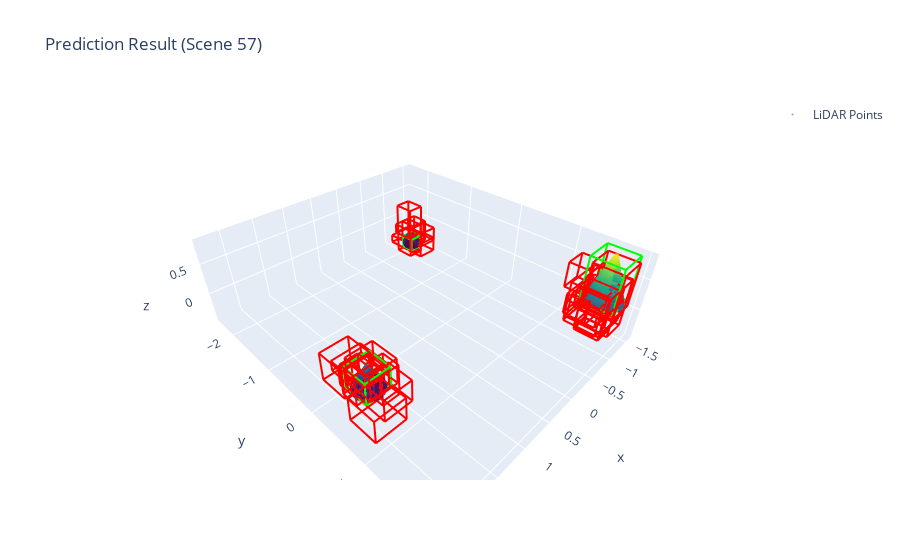

Notebook source saved alongside this figure:
### Code cell
import plotly.graph_objects as go

def visualize_results(model, dataset):
    model.eval()
    # Случайная сцена
    idx = np.random.randint(0, len(dataset))
    pts, gt_boxes = dataset[idx]
    
    # Инференс
    with torch.no_grad():
        hm, reg = model([pts])
        pred_boxes = decode_predictions(hm, reg, CONFIG, score_thresh=0.4)[0]
    
    fig = go.Figure()
    
    # Точки
    p_np = pts.numpy()
    fig.add_trace(go.Scatter3d(
        x=p_np[:,0], y=p_np[:,1], z=p_np[:,2],
        mode='markers',
        marker=dict(size=2, color=p_np[:,2], colorscale='Viridis', opacity=0.5),
        name='LiDAR Points'
    ))
    
    # Функция рисования бокса
    def add_box(box, color, name):
        x, y, z, w, l, h = box[:6]
        dx, dy, dz = w/2, l/2, h/2
        # Углы
        corners = np.array([
            [-dx, -dy, -dz], [dx, -dy, -dz], [dx, dy, -dz], [-dx, dy, -dz],
            [-dx, -dy, dz], [dx, -dy, dz], [dx, dy, dz], [-dx, dy, dz]
        ])
        corners += [x, y, z] 
        # Линии
        lines = [[0,1],[1,2],[2,3],[3,0], [4,5],[5,6],[6,7],[7,4], [0,4],[1,5],[2,6],[3,7]]
        for start, end in lines:
            fig.add_trace(go.Scatter3d(
                x=[corners[start,0], corners[end,0]],
                y=[corners[start,1], corners[end,1]],
                z=[corners[start,2], corners[end,2]],
                mode='lines', line=dict(color=color, width=4), showlegend=False
            ))
            
    # GT 
    for box in gt_boxes.numpy():
        add_box(box, '#00FF00', 'Ground Truth')
        
    # Pred 
    if len(pred_boxes) > 0:
        for box in pred_boxes:
            add_box(box, '#FF0000', 'Prediction')
            
    fig.update_layout(title=f"Prediction Result (Scene {idx})", scene=dict(aspectmode='data'))
    fig.show()

ds = SceneDataset("data/scannet_primitives")
visualize_results(model, ds)
